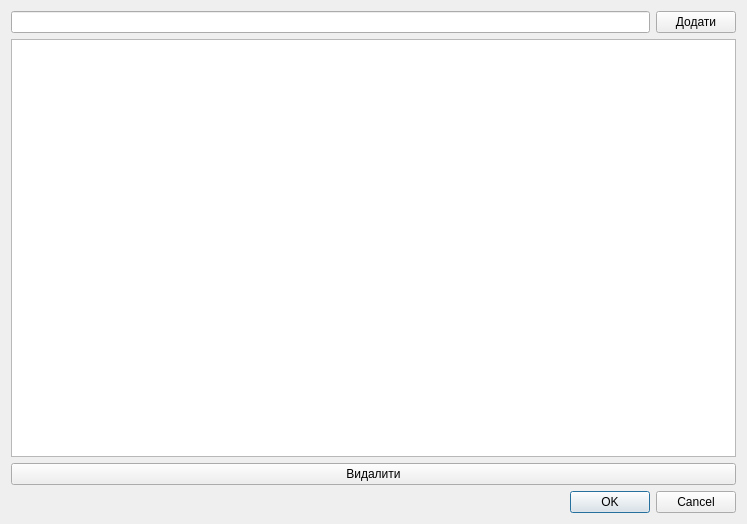
<?xml version="1.0" encoding="UTF-8"?>
<ui version="4.0">
 <class>ContextManagerDialog</class>
 <widget class="QDialog" name="ContextManagerDialog">
  <property name="geometry">
   <rect>
    <x>0</x>
    <y>0</y>
    <width>747</width>
    <height>524</height>
   </rect>
  </property>
  <property name="windowTitle">
   <string>Dialog</string>
  </property>
  <layout class="QVBoxLayout" name="verticalLayout">
   <item>
    <layout class="QHBoxLayout" name="horizontalLayout">
     <item>
      <widget class="QLineEdit" name="newContextLineEdit"/>
     </item>
     <item>
      <widget class="QPushButton" name="addContextButton">
       <property name="text">
        <string>Додати</string>
       </property>
      </widget>
     </item>
    </layout>
   </item>
   <item>
    <widget class="QListWidget" name="contextListWidget"/>
   </item>
   <item>
    <widget class="QPushButton" name="deleteContextButton">
     <property name="text">
      <string>Видалити</string>
     </property>
    </widget>
   </item>
   <item>
    <widget class="QDialogButtonBox" name="buttonBox">
     <property name="orientation">
      <enum>Qt::Orientation::Horizontal</enum>
     </property>
     <property name="standardButtons">
      <set>QDialogButtonBox::StandardButton::Cancel|QDialogButtonBox::StandardButton::Ok</set>
     </property>
    </widget>
   </item>
  </layout>
 </widget>
 <resources/>
 <connections>
  <connection>
   <sender>buttonBox</sender>
   <signal>accepted()</signal>
   <receiver>ContextManagerDialog</receiver>
   <slot>accept()</slot>
   <hints>
    <hint type="sourcelabel">
     <x>248</x>
     <y>254</y>
    </hint>
    <hint type="destinationlabel">
     <x>157</x>
     <y>274</y>
    </hint>
   </hints>
  </connection>
  <connection>
   <sender>buttonBox</sender>
   <signal>rejected()</signal>
   <receiver>ContextManagerDialog</receiver>
   <slot>reject()</slot>
   <hints>
    <hint type="sourcelabel">
     <x>316</x>
     <y>260</y>
    </hint>
    <hint type="destinationlabel">
     <x>286</x>
     <y>274</y>
    </hint>
   </hints>
  </connection>
 </connections>
</ui>
